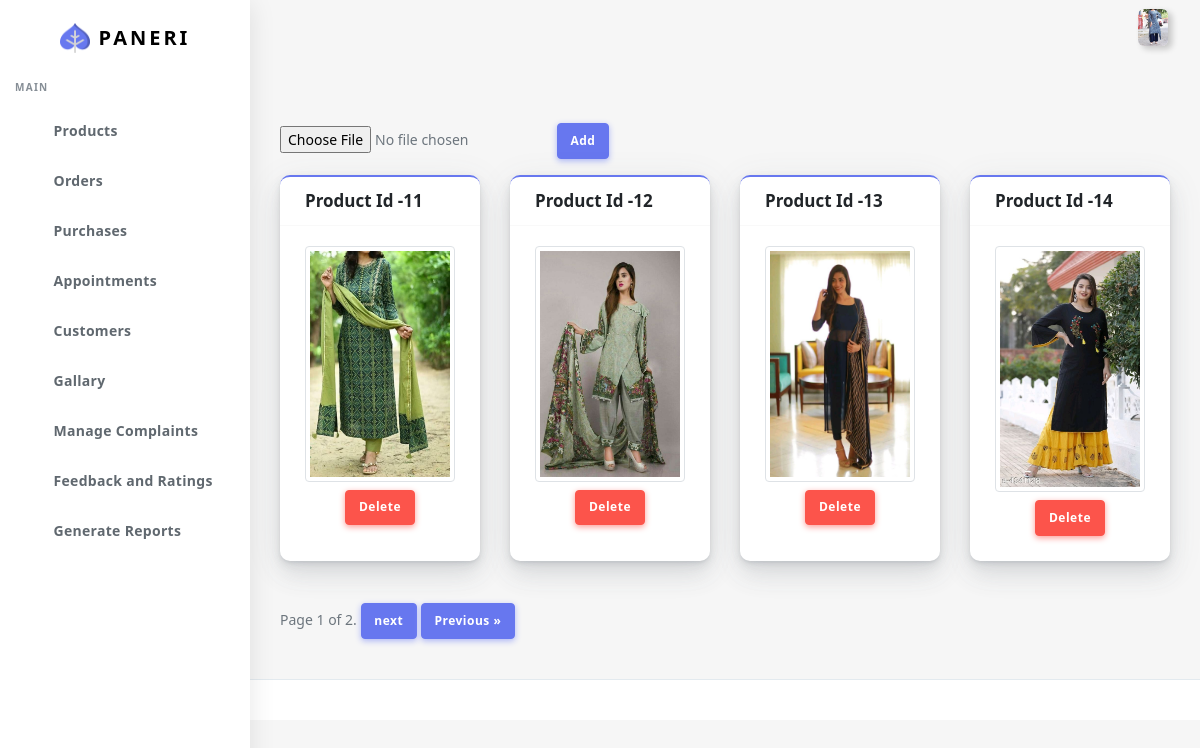
Page /gallary (signed in) on the committed database.
### customer/models.py (models this page shows, shortened)
class UserBase(models.Model):
    user_id=models.OneToOneField(User,on_delete=CASCADE,primary_key=True)
    first_name=models.CharField(max_length=45)
    last_name=models.CharField(max_length=45)
    gender=models.BooleanField(default="Not Specified")
    dob=models.DateField(default="Not Specified")
    cus_add1=models.TextField(null=True,blank=True)
    cus_add2=models.TextField(null=True,blank=True)
    pincode=models.IntegerField()
    Cus_phone=models.CharField(max_length=10)
    profile=models.ImageField(upload_to="profileImages/",max_length=1500)
    area_id=models.ForeignKey(Area,on_delete=CASCADE)
    class meta:
        ordering = ['user_id']

class Gallary(models.Model):
    gallary_img=models.ImageField(upload_to="Gallary")
    def __str__(self) -> str:
        return str(self.id)

### customer/views.py (the view)
# urls.py: path("gallary",views.gallary,name="gallary"),
@login_required(login_url='sign-in')
def gallary(request):
    checklocal(request)
    images=Gallary.objects.all()
    paginator=Paginator(images,4)
    page_number=request.GET.get('page')
    img=paginator.get_page(page_number)
    print(images)
    return render(request,"Mainadmin/gallary.html",{'images':img})

### customer/views.py (called while the page is built)
def checklocal(request):
    if request.user.is_staff==False:
        logout(request)

### customer/templates/Mainadmin/gallary.html (shortened to what this page needs)
{% extends "Mainadmin/index.html" %}
{% load static %}
      {% block body %}
      <div class="main-content">
        <section class="section">
          <div class="section-body">
            <form action="{% url 'addimage' %}" id="sup" method="POST" enctype="multipart/form-data">
            <div class="mb-3">
              <input type="file" name="add" accept="image/*" required>
              <button class="btn btn-primary mr-1" type="submit"  >Add</button>
              </div>
            </form>
            <div class="row">
              {% if images %}
                {% for img in images %}
              <div class="col-12 col-md-6 col-lg-3" >
                <div class="card card-primary" style="height: 90%;">
                  <div class="card-header">
                    <h4>Product Id -{{img.id}}</h4>
                  </div>
                  <div class="card-body text-center">
                    <img src="/media/{{img.gallary_img}}"  class="card-img img-thumbnail rounded mb-2" style="height: 80%; max-height: 90%;" alt="ProductImage">
                   <form action="{% url 'delimg' img.id %}" id="sup" name="dlimg" method="POST" >{% csrf_token %}
                    <button class="btn btn-danger del" form="dlimg" value="{{img.id}}">Delete</button>
                    </form>
                  </div>
                </div>
              </div>
              {% endfor %}
              {% else %}
              <h4 class="text-center fw-bold">No Images To Show</h4>
              {% endif %}
            </div>
          </div>
          <div class="pagination">
            <span class="step-links">
                <span class="current">
                    Page {{ images.number }} of {{ images.paginator.num_pages }}.
                </span>
                {% if images.has_next %}
                    <a href="?page={{ images.next_page_number }}"><button class="btn btn-primary">next</button> </a>
                    <a href="?page={{ images.paginator.num_pages }}"><button class="btn btn-primary">Previous &raquo;</button></a>
                {% endif %}
            </span>
        </div>
        </section>
      </div>
      <footer class="main-footer">
      </footer>
    </div>
  {% endblock body %}

### customer/templates/Mainadmin/index.html (shortened to what this page needs)
{% load static %}
<!DOCTYPE html>
<html lang="en">
<head>
  <link rel="stylesheet" href="{% static 'customer/assets/css/app.min.css' %} ">
  <link rel="stylesheet" href="{% static 'customer/assets/bundles/datatables/datatables.min.css' %} ">
  <link rel="stylesheet" href="{% static 'customer/assets/bundles/datatables/dataTables.bootstrap4.min.css' %} ">
  <link rel="stylesheet" href="{% static 'customer/assets/bundles/datatables/select.bootstrap4.min.css' %} ">
  <link rel="stylesheet" href="{% static 'customer/assets/css/style.css' %} ">
  <link rel="stylesheet" href="{% static 'customer/assets/css/components.css' %} ">
  <link rel="stylesheet" href="{% static 'customer/assets/css/custom.css' %} ">
</head>
<body>
  <div id="app">
    <div class="main-wrapper main-wrapper-1">
      <div class="navbar-bg"></div>
      <nav class="navbar navbar-expand-lg main-navbar sticky">
        <div class="form-inline mr-auto">
          <ul class="navbar-nav mr-3">
            <li><a href="#" data-toggle="sidebar" class="nav-link nav-link-lg
									collapse-btn"> </a></li>
            <li><a href="#" class="nav-link nav-link-lg fullscreen-btn">
              </a></li>
          </ul>
        </div>
        <ul class="navbar-nav navbar-right">
          <li class="dropdown dropdown-list-toggle"><a href="" id="read" data-toggle="dropdown"
            class="nav-link notification-toggle nav-link-lg"><i data-feather="bell" class="bell"></i>
          </a>
        </li>
          <li class="dropdown"><a href="#" data-toggle="dropdown"
              class="nav-link dropdown-toggle nav-link-lg nav-link-user"> <img alt="image" src="/media/{{request.user.userbase.profile}} "
                class="user-img-radious-style"> </a>
          </li>
        </ul>
      </nav>
      <div class="main-sidebar sidebar-style-2">
        <aside id="sidebar-wrapper">
          <div class="sidebar-brand">
            <a href="{% url 'index' %}"> <img alt="image" src="{% static 'customer/assets/img/logo.png' %} " class="header-logo" /> <span
                class="logo-name">Paneri</span>
            </a>
          </div>
          <ul class="sidebar-menu">
            <li class="menu-header">Main</li>
            <li ><a class="nav-link" href="{% url 'products' %}"><span>Products</span></a></li>
            <li class="dropdown">
              <a href="#" class="menu-toggle nav-link has-dropdown"><span>Orders</span></a>
            </li>
            <li class="dropdown">
              <a href="#" class="menu-toggle nav-link has-dropdown"><span>Purchases</span></a>
            </li>
            <li><a href="{% url 'appointment' %}" class="nav-link"><span>Appointments</span></a></li>
            <li><a href="{% url 'customers' %}" class="nav-link"><span>Customers</span></a></li>
            <li><a href="{% url 'gallary' %}" class="nav-link"><span>Gallary</span></a></li>
            <li><a href="{% url 'complaints' %}" class="nav-link"><span>Manage Complaints</span></a></li>
            <li><a href="{% url 'feedback' %}" class="nav-link"><span>Feedback and Ratings</span></a></li>
            <li><a class="nav-link" href="{% url 'gen_reports' %}"> <span class="icon-name">Generate Reports</span></a></li>
          </ul>
        </aside>
      </div>
       </div>
      {% block body %}
      {% endblock body %}
</body>
</html>

### rows in the picture
Gallary: id "11", gallary_img (picture)
Gallary: id "12", gallary_img (picture)
Gallary: id "13", gallary_img (picture)
Gallary: id "14", gallary_img (picture)

### other values in the picture
{{ images.number }} "1"
{{ images.paginator.num_pages }} "2"
